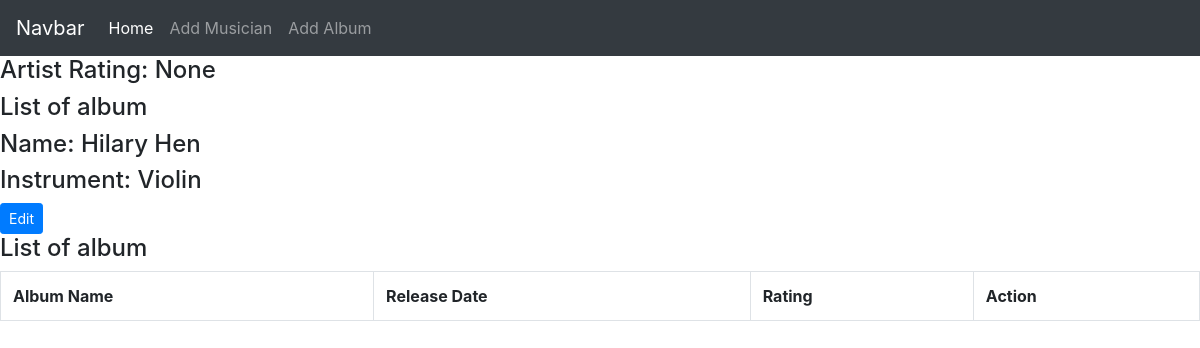
/First_app/album_list/2, run on the app's committed database.
### First_app/models.py (models this page shows, shortened)
class Musician (models.Model):
    first_name=models.CharField(max_length=50)
    last_name=models.CharField(max_length=50)
    instrument=models.CharField(max_length=50)

### First_app/views.py (the view)
# urls.py: path('album_list/<int:artistId>',views.album_list,name="album_list" ),
def album_list(request, artistId):
    artist_info=Musician.objects.get(pk=artistId)
    album_list=Album.objects.filter(artist=artistId).order_by('name','release_date')
    artist_rating=Album.objects.filter(artist=artistId).aggregate(Avg('num_stars'))
    diction={'title':"List of albums", 'artist_info':artist_info, 'album_list':album_list,'artist_rating':artist_rating}
    return render(request,'First_app/album_list.html',context=diction)

### templates/First_app/album_list.html (shortened to what this page needs)
{% extends 'First_app/base2.html'%}
{% block body_block%}
<h4>Artist Rating: {{artist_rating.num_stars__avg}}</h4>
<h4>List of album</h4>
<h4>Name: {{artist_info.first_name}} {{artist_info.last_name}}</h4>
<h4>Instrument: {{artist_info.instrument}}</h4>
<a href="{% url 'First_app:edit_artist' artist_id=artist_info.id %}" class="btn btn-primary btn-sm">Edit</a>
<h4>List of album</h4>
<table class="table table-bordered">
  <tr>
    <th>Album Name</th>
    <th>Release Date</th>
    <th>Rating</th>
    <th>Action</th>
  </tr>
</table>
{% endblock %}

### data on the page
Musician: first_name "Hilary", last_name "Hen", instrument "Violin"

### other printed values
{{ artist_rating.num_stars__avg }} "None"
